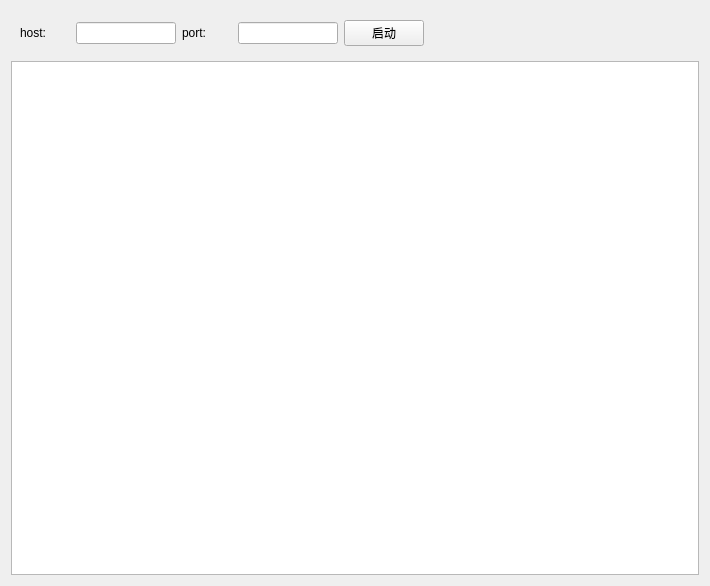
<?xml version="1.0" encoding="UTF-8"?>
<ui version="4.0">
 <class>Form</class>
 <widget class="QWidget" name="Form">
  <property name="geometry">
   <rect>
    <x>0</x>
    <y>0</y>
    <width>710</width>
    <height>586</height>
   </rect>
  </property>
  <property name="windowTitle">
   <string>dns</string>
  </property>
  <layout class="QVBoxLayout" name="verticalLayout">
   <item>
    <widget class="QWidget" name="widget" native="true">
     <layout class="QHBoxLayout" name="horizontalLayout">
      <item>
       <widget class="QLabel" name="lab">
        <property name="minimumSize">
         <size>
          <width>50</width>
          <height>0</height>
         </size>
        </property>
        <property name="maximumSize">
         <size>
          <width>50</width>
          <height>16777215</height>
         </size>
        </property>
        <property name="text">
         <string>host:</string>
        </property>
       </widget>
      </item>
      <item>
       <widget class="QLineEdit" name="host_edit">
        <property name="minimumSize">
         <size>
          <width>100</width>
          <height>0</height>
         </size>
        </property>
        <property name="maximumSize">
         <size>
          <width>100</width>
          <height>16777215</height>
         </size>
        </property>
       </widget>
      </item>
      <item>
       <widget class="QLabel" name="lab_2">
        <property name="minimumSize">
         <size>
          <width>50</width>
          <height>0</height>
         </size>
        </property>
        <property name="maximumSize">
         <size>
          <width>50</width>
          <height>16777215</height>
         </size>
        </property>
        <property name="text">
         <string>port:</string>
        </property>
       </widget>
      </item>
      <item>
       <widget class="QLineEdit" name="port_edit">
        <property name="minimumSize">
         <size>
          <width>100</width>
          <height>0</height>
         </size>
        </property>
        <property name="maximumSize">
         <size>
          <width>100</width>
          <height>16777215</height>
         </size>
        </property>
       </widget>
      </item>
      <item>
       <widget class="QPushButton" name="start">
        <property name="text">
         <string>启动</string>
        </property>
       </widget>
      </item>
      <item>
       <spacer name="horizontalSpacer">
        <property name="orientation">
         <enum>Qt::Horizontal</enum>
        </property>
        <property name="sizeHint" stdset="0">
         <size>
          <width>40</width>
          <height>20</height>
         </size>
        </property>
       </spacer>
      </item>
     </layout>
    </widget>
   </item>
   <item>
    <widget class="QTextBrowser" name="content"/>
   </item>
  </layout>
 </widget>
 <resources/>
 <connections/>
</ui>
